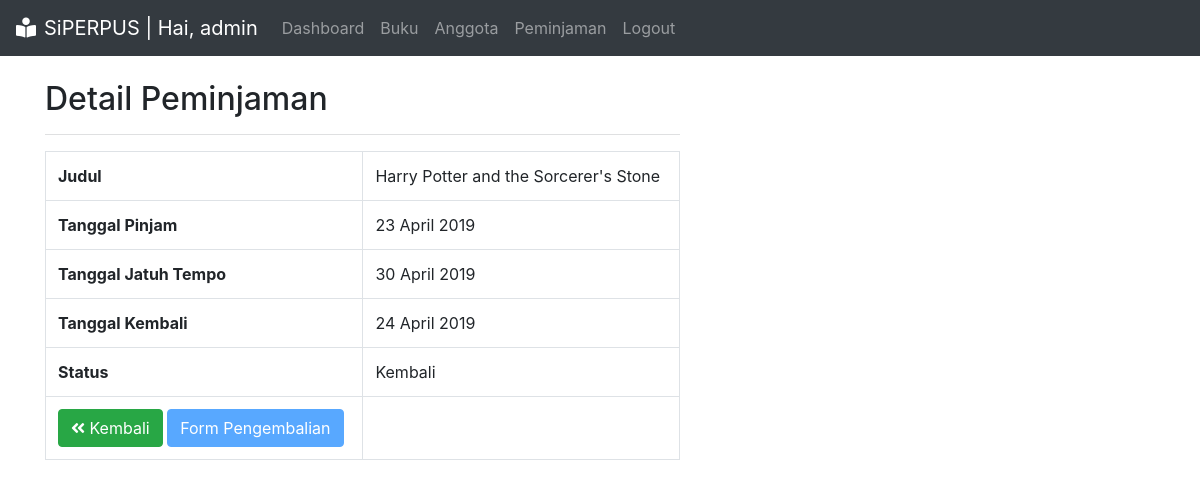
/transaksi/detail.php?id_pinjam=7, run on the app's committed database.
### tables this page shows
CREATE TABLE `peminjaman` (
  `id_pinjam` int(3) NOT NULL,
  `id_anggota` int(3) NOT NULL,
  `id_buku` int(3) DEFAULT NULL,
  `tgl_pinjam` date NOT NULL,
  `tgl_kembali` date DEFAULT NULL,
  `tgl_jatuh_tempo` date NOT NULL,
  `denda` int(10) NOT NULL DEFAULT 0,
  `status` enum('Dipinjam','Kembali') NOT NULL DEFAULT 'Dipinjam',
  `id_petugas` int(3) DEFAULT NULL
);

CREATE TABLE `buku` (
  `id_buku` int(3) NOT NULL,
  `judul` varchar(255) NOT NULL,
  `penerbit` varchar(50) NOT NULL,
  `pengarang` varchar(50) NOT NULL,
  `ringkasan` text NOT NULL,
  `cover` varchar(255) DEFAULT NULL,
  `stok` int(3) NOT NULL,
  `id_kategori` int(3) DEFAULT NULL
);

### transaksi/detail.php (the view, shortened to what this page needs)
<?php
include '../aset/header.php';
include '../koneksi.php';
$id_pinjam = $_GET['id_pinjam'];
$sql = "SELECT * FROM peminjaman INNER JOIN buku
        ON peminjaman.id_buku = buku.id_buku WHERE id_pinjam = $id_pinjam";
$res = mysqli_query($kon, $sql);
$detail = mysqli_fetch_assoc($res);
?>
<div class="container">
    <div class="row mt-4">
        <div class="col-md-7">
        <h2>Detail Peminjaman</h2>
        <hr class="bg-light">
            <table class="table table-bordered">
            <tr>
                <td> <strong>Judul</strong> </td>
                <td><?= $detail['judul'] ?></td>
            </tr>
            <tr>
                <td> <strong>Tanggal Pinjam</strong> </td>
                <td><?= date('d F Y', strtotime($detail['tgl_pinjam'])) ?></td>
            </tr>
            <tr>
                <td> <strong>Tanggal Jatuh Tempo</strong> </td>
                <td><?= date('d F Y', strtotime($detail['tgl_jatuh_tempo'])) ?></td>
            </tr>
            <tr>
                <td> <strong>Tanggal Kembali</strong> </td>
                <td>
                    <?php
                    if($detail['tgl_kembali'] == NULL)
                    {
                        echo '-';
                    }
                    else{
                        echo date('d F Y', strtotime($detail['tgl_kembali']));
                    }
                    ?>
                </td>
            </tr>
            <tr>
                <td> <strong>Status</strong> </td>
                <td><?= $detail['status'] ?></td>
            </tr>
            <tr>
                <td>
                    <a href="index.php" class="btn btn-success">
                        <i class="fa fa-angle-double-left"></i> Kembali
                    </a>
                    <a class="btn btn-primary
                    <?php if($detail['tgl_kembali'] != NULL) { echo "disabled"; }?>"
                    href="form-kembali.php?id_pinjam=<?= $detail['id_pinjam'] ?>&id_buku=<?= $detail['id_buku'] ?>"
                    role="button">
                        Form Pengembalian
                    </a>
                </td>
            </tr>
            </table>
        </div>
    </div>
</div>
<?php
include '../aset/footer.php';
?>

### data on the page
peminjaman: id_buku.judul "Harry Potter and the Sorcerer's Stone", tgl_pinjam "23 April 2019", tgl_jatuh_tempo "30 April 2019", tgl_kembali "24 April 2019", status "Kembali"
